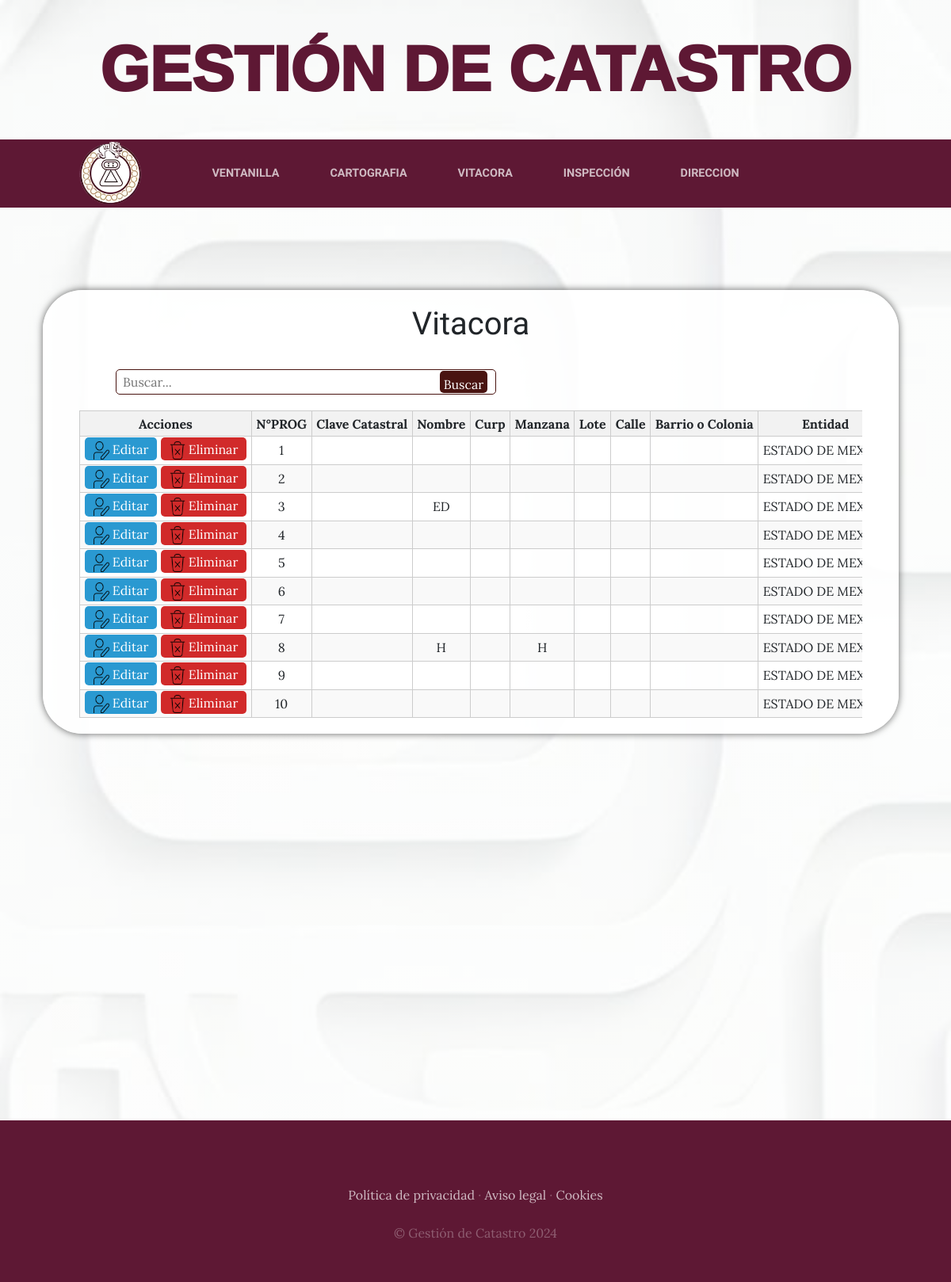
The page /vitacora/editarvit/ on the database its author committed.
### ventanilla/models.py (models this page shows)
class Ventanilla(models.Model):
    nprog = models.AutoField(primary_key=True)  # Cambiar a AutoField para que sea autoincremental
    clave_catastral = models.CharField(max_length=150)
    nombre = models.CharField(max_length=150)
    curp = models.CharField(max_length=25)
    manzana = models.CharField(max_length=150)
    lote = models.CharField(max_length=150)
    calle = models.CharField(max_length=150)
    barrio_colonia = models.CharField(max_length=150)
    entidad = models.CharField(max_length=150)
    municipio = models.CharField(max_length=25)
    cert_clave = models.CharField(max_length=150)
    cert_plano_mz = models.CharField(max_length=150)
    levantamiento_topo = models.CharField(max_length=150)
    verificacion_linderos = models.CharField(max_length=150)
    const_ident_catastral = models.CharField(max_length=150)
    ccvc = models.CharField(max_length=150)
    fecha = models.CharField(max_length=25)
    folio = models.CharField(max_length=150)
    recibo = models.CharField(max_length=150)
    importe = models.CharField(max_length=25)
    reviso = models.CharField(max_length=150)
    motivo = models.CharField(max_length=150)
    solicitud_servicio_catastral = models.CharField(max_length=150)
    superficie_terreno = models.CharField(max_length=150)
    superficie_construccion_resultante = models.CharField(max_length=150)
    fecha_elaboracion = models.CharField(max_length=25)
    observaciones_atencion = models.CharField(max_length=25)
    hora_recepcion = models.CharField(max_length=25)
    pago = models.CharField(max_length=25)
    extras = models.CharField(max_length=150)
    class Meta:
        db_table = 'ventanilla'

### vitacora/views.py (the view)
# urls.py: path('editarvit/', Editorvita.as_view(), name='editorvit'),
class Editorvita(APIView):
    template_name="Viteditor.html"
    def get(self, request):
        ventanilla = Ventanilla.objects.all()
        return render(request, self.template_name, {'ventanilla': ventanilla})

### vitacora/templates/Viteditor.html (shortened to what this page needs)
{% extends "ProyectoWebApp/base.html" %}
{% block content %}
<!DOCTYPE html>
{% load static %}
<html lang="es">
  <head>
    <link rel="stylesheet" href="{% static 'css/stylevitaedi.css' %}">
  </head>
  <body>
    <div class="contenedorvita">
      <div class="formulariovita">
        <h1>Vitacora</h1>
        <div class="buscador">
          <input type="search" placeholder="Buscar...">
          <button type="submit">Buscar</button>
        </div>
        <div class="tabla-contenedor">
          <table id="tableedi">
            <thead>
                <thead>
                    <tr>
                      <th colspan="1"> Acciones </th>
                      <th >N°PROG</th>
                      <th>Clave Catastral</th>
                      <th>Nombre</th>
                      <th>Curp</th>
                      <th>Manzana</th>
                      <th>Lote</th>
                      <th>Calle</th>
                      <th>Barrio o Colonia</th>
                      <th>Entidad</th>
                    </tr>
                  </thead>
                  <tbody>
                    {% for ventanilla in ventanilla  %}
                <tr>
                  <td><a href="/vitacora/edicionVita/{{ ventanilla.nprog}}" class="btneditarvita">
                  <img src="{% static 'images/edi.png' %}" alt="Iconoedi"> Editar</a>
                  <a href="#" class="btneliminarvit" data-url="{% url 'eliminarvit' codigo=ventanilla.nprog %}">
                  <img src="{% static 'images/elimi.png' %}" alt="Iconoelimi"> Eliminar</a></td>
                  <td class="buscarcolumna">{{ ventanilla.nprog }} </td>
                  <td>{{ ventanilla.clave_catastral }}</td>
                  <td>{{ ventanilla.nombre }}</td>
                  <td>{{ ventanilla.curp }}</td>
                  <td>{{ ventanilla.manzana }}</td>
                  <td>{{ ventanilla.lote }}</td>
                  <td>{{ ventanilla.calle }}</td>
                  <td>{{ ventanilla.barrio_colonia }}</td>
                  <td>{{ ventanilla.entidad }}</td>
                </tr>
              {% endfor %}
          </table>
        </div>
      </div>
    </div>
  </body>
</html>
{% endblock %}

### ProyectoWebApp/static/ProyectoWebApp/css/gestion.css (style rules this page uses)
body { font-family: 'Lora'; background: linear-gradient(rgba(255, 255, 255, 0.418), rgba(255, 255, 255, 0.61)), url("../img/fondo_b.png"); background-attachment: fixed; background-position: center; background-size: cover; }
h1, h2, h3, h4, h5, h6 { font-family: 'Raleway'; }

### vitacora/static/css/stylevitaedi.css (style rules this page uses)
.contenedorvita { width: 99vw; height: 96vh; display: flex; justify-content: center; align-items: center; }
.formulariovita { width: 90vw; height: 70vh; background-color: rgba(255, 255, 255, 0.889); padding: 20px; border-radius: 50px; box-shadow: 0 0 10px rgba(0, 0, 0, 0.603); user-select: none; }
h1 { margin-top: -1px; text-align: center; margin-bottom: 75px; font-size:40px; }
input { width: 20vw; padding: 1vh; margin-left: 2vw; margin-bottom: 1vw; border-radius: 5px; }
button { width: 25%; padding: 10px; margin: 10px; margin-left: 16%; border-radius: 5px; cursor: pointer; }
.buscador { display: flex; align-items: center; width: 40vw; height: 4vh; margin-left: 6vw; margin-top: -4%; border: 1px solid #491411; border-radius: 5px; justify-content: space-between; }
.buscador input { width: 40vw; height: 1vh; margin: auto; border: #000000; outline: none; }
.buscador button { padding: 1%; width: 7vw; height: 3.5vh; background-color: #491411; color: #fff; border: #491411; outline: none; cursor: pointer; }
table { width: 80vw; border-collapse: collapse; margin-right: 1vw; }
th, td { border: 1px solid #ccc; padding: 5.5px; text-align: center; width: 30px; white-space: nowrap; overflow: hidden; text-overflow: ellipsis; }
th { background-color: #f2f2f2; }
tbody tr:nth-child(even) { background-color: #f9f9f9; }
.tabla-contenedor { margin-top: 20px; max-height: 500px; overflow-y: auto; margin-left: 2.5%; margin-right: 2.5%; }
.btneliminarvit { background-color: #d12a2a; color: #ffffff; padding: 4.5px 11px; text-decoration: none; border-radius: 5px; border: none; cursor: pointer; }
.btneditarvita { background-color: #2a99d1; color: #ffffff; padding: 4.5px 11px; text-decoration: none; border-radius: 5px; border: none; cursor: pointer; }
.btneditarvita img, .btneliminarvit img { width: 20px; height: 23px; vertical-align: middle; }

### rows shown on the page
Ventanilla: nprog "1", entidad "ESTADO DE…"
Ventanilla: nprog "2", entidad "ESTADO DE…"
Ventanilla: nprog "3", nombre "ED", entidad "ESTADO DE…"
Ventanilla: nprog "4", entidad "ESTADO DE…"
Ventanilla: nprog "5", entidad "ESTADO DE…"
Ventanilla: nprog "6", entidad "ESTADO DE…"
Ventanilla: nprog "7", entidad "ESTADO DE…"
Ventanilla: nprog "8", nombre "H", manzana "H", entidad "ESTADO DE…"
Ventanilla: nprog "9", entidad "ESTADO DE…"
Ventanilla: nprog "10", entidad "ESTADO DE…"
